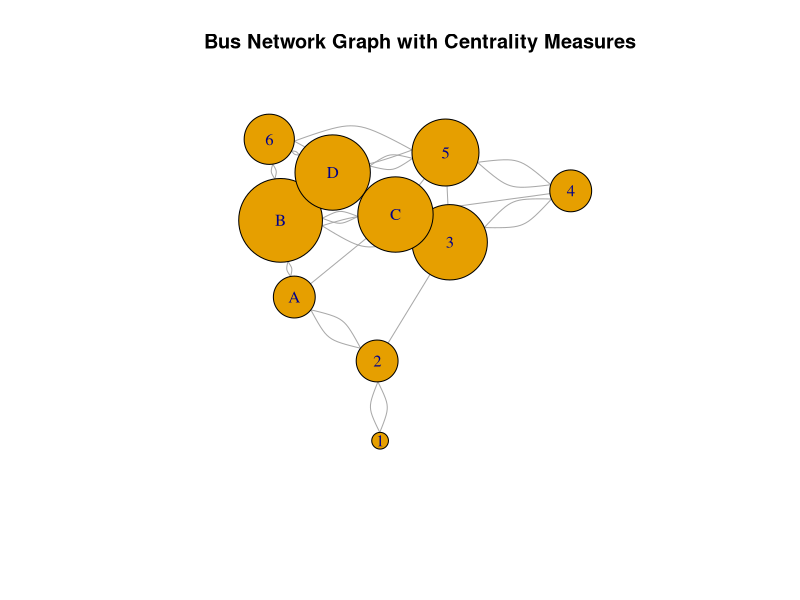

This chart was generated by the following R code:
## ---- chunk 1
# Create a data frame to represent edges based on seat adjacency
edges <- data.frame(
  from = c('1', '2', '2', '3', '3', '3', '3', '3', '4', '4', '5', '5', '5', '6', '6', '6', 'A', 'A', 'A', 'B', 'B', 'B', 'B', 'B', 'C', 'C', 'C', 'C', 'C', 'D', 'D', 'D', 'D', 'D'),
  to = c('2', '1', 'A', '2', '4', 'B', 'C', '5', '3', '5', '4', '6', 'D', '5', 'B', 'D', '2', 'B', 'C', 'A', '3', 'C', 'D', '6', 'B', '4', 'D', '3', '5', 'C', 'B', '6', '5', '3')
)


# Print the dataset
print(edges)
## ---- chunk 2
library(igraph)
# Create the graph from the edge data frame
bus_network <- graph_from_data_frame(edges, directed = FALSE)

# Calculate the centrality measures
degree_centrality <- degree(bus_network, v = V(bus_network), normalized = TRUE)
closeness_centrality <- closeness(bus_network, v = V(bus_network), normalized = TRUE)
betweenness_centrality <- betweenness(bus_network, v = V(bus_network), normalized = TRUE)

# Print the centrality measures for seats A-D
seats <- c('A', 'B', 'C', 'D')
centrality_measures <- data.frame(
  seat = seats,
  degree = degree_centrality[seats],
  closeness = closeness_centrality[seats],
  betweenness = betweenness_centrality[seats]
)

print(centrality_measures)


## ---- chunk 3
# Create a layout 
layout <- layout_nicely(bus_network)

# Plot the network
plot(bus_network, layout = layout, 
     vertex.label = V(bus_network)$name, # Label nodes with their names
     vertex.size = degree_centrality * 50, # Adjust vertex size based on degree centrality for visualization
     main = "Bus Network Graph with Centrality Measures")

# Adding centrality values as labels next to the nodes
text(layout, labels = paste("D:", round(degree_centrality, 2), "\nC:", round(closeness_centrality, 2), "\nB:", round(betweenness_centrality, 2)), pos = 4, cex = 0.8)

